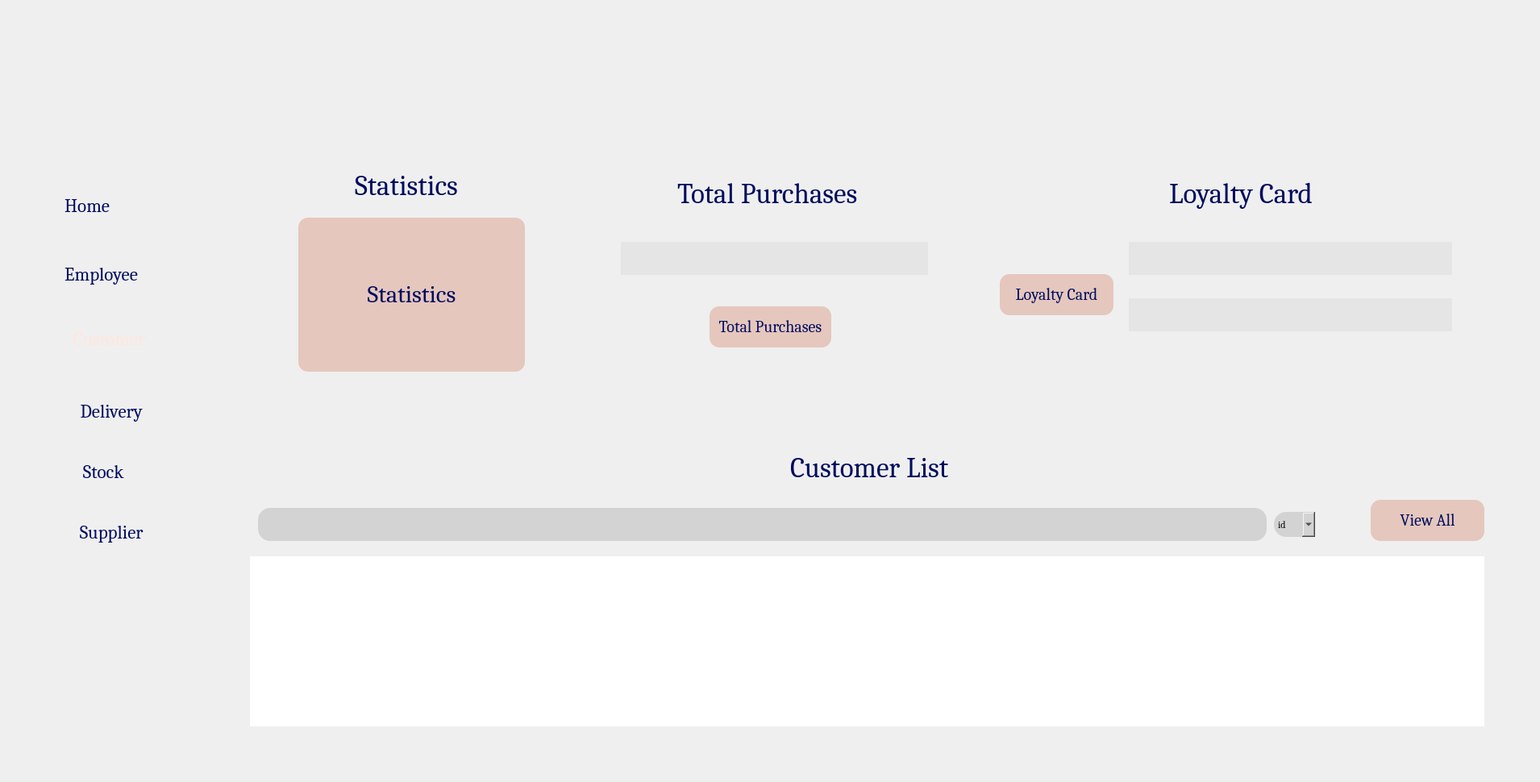
     <widget class="QWidget" name="Client_plus">
      <attribute name="title">
       <string>Client_plus</string>
      </attribute>
      <widget class="QPushButton" name="pushButton_17">
       <property name="geometry">
        <rect>
         <x>300</x>
         <y>50</y>
         <width>71</width>
         <height>51</height>
        </rect>
       </property>
       <property name="text">
        <string/>
       </property>
       <property name="icon">
        <iconset>
         <normaloff>:/img/undo.png</normaloff>:/img/undo.png</iconset>
       </property>
       <property name="iconSize">
        <size>
         <width>35</width>
         <height>35</height>
        </size>
       </property>
       <property name="flat">
        <bool>true</bool>
       </property>
      </widget>
      <widget class="QPushButton" name="log_pushButton_15">
       <property name="geometry">
        <rect>
         <x>30</x>
         <y>870</y>
         <width>91</width>
         <height>61</height>
        </rect>
       </property>
       <property name="font">
        <font>
         <family>Cambria</family>
         <pointsize>-1</pointsize>
        </font>
       </property>
       <property name="mouseTracking">
        <bool>false</bool>
       </property>
       <property name="contextMenuPolicy">
        <enum>Qt::ContextMenuPolicy::DefaultContextMenu</enum>
       </property>
       <property name="acceptDrops">
        <bool>false</bool>
       </property>
       <property name="toolTipDuration">
        <number>-1</number>
       </property>
       <property name="layoutDirection">
        <enum>Qt::LayoutDirection::LeftToRight</enum>
       </property>
       <property name="autoFillBackground">
        <bool>false</bool>
       </property>
       <property name="styleSheet">
        <string notr="true">color:#000c5e;
font-size: 17px;</string>
       </property>
       <property name="text">
        <string/>
       </property>
       <property name="icon">
        <iconset>
         <normaloff>:/img/deconnexion.png</normaloff>:/img/deconnexion.png</iconset>
       </property>
       <property name="iconSize">
        <size>
         <width>55</width>
         <height>100</height>
        </size>
       </property>
       <property name="checkable">
        <bool>false</bool>
       </property>
       <property name="autoRepeat">
        <bool>false</bool>
       </property>
       <property name="autoDefault">
        <bool>false</bool>
       </property>
       <property name="default">
        <bool>false</bool>
       </property>
       <property name="flat">
        <bool>true</bool>
       </property>
      </widget>
      <widget class="QLabel" name="label_47">
       <property name="geometry">
        <rect>
         <x>1620</x>
         <y>40</y>
         <width>61</width>
         <height>61</height>
        </rect>
       </property>
       <property name="text">
        <string/>
       </property>
       <property name="pixmap">
        <pixmap>:/img/picP.png</pixmap>
       </property>
       <property name="scaledContents">
        <bool>true</bool>
       </property>
      </widget>
      <widget class="QPushButton" name="employee_pushButton_8">
       <property name="geometry">
        <rect>
         <x>10</x>
         <y>310</y>
         <width>211</width>
         <height>61</height>
        </rect>
       </property>
       <property name="font">
        <font>
         <family>Cambria</family>
         <pointsize>-1</pointsize>
        </font>
       </property>
       <property name="mouseTracking">
        <bool>false</bool>
       </property>
       <property name="contextMenuPolicy">
        <enum>Qt::ContextMenuPolicy::DefaultContextMenu</enum>
       </property>
       <property name="acceptDrops">
        <bool>false</bool>
       </property>
       <property name="toolTipDuration">
        <number>-1</number>
       </property>
       <property name="autoFillBackground">
        <bool>false</bool>
       </property>
       <property name="styleSheet">
        <string notr="true">color:#000c5e;
font-size: 23px;</string>
       </property>
       <property name="text">
        <string>    Employee</string>
       </property>
       <property name="icon">
        <iconset>
         <normaloff>:/img/employes.png</normaloff>:/img/employes.png</iconset>
       </property>
       <property name="iconSize">
        <size>
         <width>65</width>
         <height>100</height>
        </size>
       </property>
       <property name="autoDefault">
        <bool>false</bool>
       </property>
       <property name="default">
        <bool>false</bool>
       </property>
       <property name="flat">
        <bool>true</bool>
       </property>
      </widget>
      <widget class="QLabel" name="welcomeLabel_8">
       <property name="geometry">
        <rect>
         <x>1700</x>
         <y>40</y>
         <width>171</width>
         <height>51</height>
        </rect>
       </property>
       <property name="font">
        <font>
         <family>Cambria</family>
         <pointsize>-1</pointsize>
        </font>
       </property>
       <property name="styleSheet">
        <string notr="true">color:#000c5e;
font-size: 15px;</string>
       </property>
       <property name="text">
        <string/>
       </property>
      </widget>
      <widget class="QPushButton" name="home_pushButton_8">
       <property name="geometry">
        <rect>
         <x>-40</x>
         <y>230</y>
         <width>261</width>
         <height>51</height>
        </rect>
       </property>
       <property name="font">
        <font>
         <family>Cambria</family>
         <pointsize>-1</pointsize>
        </font>
       </property>
       <property name="mouseTracking">
        <bool>false</bool>
       </property>
       <property name="contextMenuPolicy">
        <enum>Qt::ContextMenuPolicy::DefaultContextMenu</enum>
       </property>
       <property name="acceptDrops">
        <bool>false</bool>
       </property>
       <property name="toolTipDuration">
        <number>-1</number>
       </property>
       <property name="layoutDirection">
        <enum>Qt::LayoutDirection::LeftToRight</enum>
       </property>
       <property name="autoFillBackground">
        <bool>false</bool>
       </property>
       <property name="styleSheet">
        <string notr="true">color:#000c5e;
font-size: 23px;</string>
       </property>
       <property name="text">
        <string>       Home</string>
       </property>
       <property name="icon">
        <iconset>
         <normaloff>:/img/abri (1).png</normaloff>:/img/abri (1).png</iconset>
       </property>
       <property name="iconSize">
        <size>
         <width>55</width>
         <height>100</height>
        </size>
       </property>
       <property name="checkable">
        <bool>false</bool>
       </property>
       <property name="autoRepeat">
        <bool>false</bool>
       </property>
       <property name="autoDefault">
        <bool>false</bool>
       </property>
       <property name="default">
        <bool>false</bool>
       </property>
       <property name="flat">
        <bool>true</bool>
       </property>
      </widget>
      <widget class="QPushButton" name="delivery_pushButton_15">
       <property name="geometry">
        <rect>
         <x>-10</x>
         <y>480</y>
         <width>261</width>
         <height>61</height>
        </rect>
       </property>
       <property name="font">
        <font>
         <family>Cambria</family>
         <pointsize>-1</pointsize>
        </font>
       </property>
       <property name="mouseTracking">
        <bool>false</bool>
       </property>
       <property name="contextMenuPolicy">
        <enum>Qt::ContextMenuPolicy::DefaultContextMenu</enum>
       </property>
       <property name="acceptDrops">
        <bool>false</bool>
       </property>
       <property name="toolTipDuration">
        <number>-1</number>
       </property>
       <property name="layoutDirection">
        <enum>Qt::LayoutDirection::LeftToRight</enum>
       </property>
       <property name="autoFillBackground">
        <bool>false</bool>
       </property>
       <property name="styleSheet">
        <string notr="true">color:#000c5e;
font-size: 23px;</string>
       </property>
       <property name="text">
        <string>        Delivery </string>
       </property>
       <property name="icon">
        <iconset>
         <normaloff>:/img/livraison-rapide (1).png</normaloff>:/img/livraison-rapide (1).png</iconset>
       </property>
       <property name="iconSize">
        <size>
         <width>65</width>
         <height>100</height>
        </size>
       </property>
       <property name="checkable">
        <bool>false</bool>
       </property>
       <property name="autoRepeat">
        <bool>false</bool>
       </property>
       <property name="autoDefault">
        <bool>false</bool>
       </property>
       <property name="default">
        <bool>false</bool>
       </property>
       <property name="flat">
        <bool>true</bool>
       </property>
      </widget>
      <widget class="QLabel" name="label_58">
       <property name="geometry">
        <rect>
         <x>280</x>
         <y>10</y>
         <width>1611</width>
         <height>941</height>
        </rect>
       </property>
       <property name="font">
        <font>
         <family>Cambria</family>
        </font>
       </property>
       <property name="text">
        <string/>
       </property>
       <property name="pixmap">
        <pixmap>:/img/bgW.png</pixmap>
       </property>
       <property name="scaledContents">
        <bool>true</bool>
       </property>
      </widget>
      <widget class="QPushButton" name="customer_pushButton_15">
       <property name="geometry">
        <rect>
         <x>-10</x>
         <y>390</y>
         <width>261</width>
         <height>61</height>
        </rect>
       </property>
       <property name="font">
        <font>
         <family>Cambria</family>
         <pointsize>-1</pointsize>
        </font>
       </property>
       <property name="mouseTracking">
        <bool>false</bool>
       </property>
       <property name="contextMenuPolicy">
        <enum>Qt::ContextMenuPolicy::DefaultContextMenu</enum>
       </property>
       <property name="acceptDrops">
        <bool>false</bool>
       </property>
       <property name="toolTipDuration">
        <number>-1</number>
       </property>
       <property name="layoutDirection">
        <enum>Qt::LayoutDirection::LeftToRight</enum>
       </property>
       <property name="autoFillBackground">
        <bool>false</bool>
       </property>
       <property name="styleSheet">
        <string notr="true">color:#ffe6dc;
font-size: 23px;</string>
       </property>
       <property name="text">
        <string>       Customer </string>
       </property>
       <property name="icon">
        <iconset>
         <normaloff>img/contact (1).png</normaloff>img/contact (1).png</iconset>
       </property>
       <property name="iconSize">
        <size>
         <width>60</width>
         <height>100</height>
        </size>
       </property>
       <property name="checkable">
        <bool>false</bool>
       </property>
       <property name="autoRepeat">
        <bool>false</bool>
       </property>
       <property name="autoDefault">
        <bool>false</bool>
       </property>
       <property name="default">
        <bool>false</bool>
       </property>
       <property name="flat">
        <bool>true</bool>
       </property>
      </widget>
      <widget class="QLabel" name="label_59">
       <property name="geometry">
        <rect>
         <x>0</x>
         <y>0</y>
         <width>1901</width>
         <height>961</height>
        </rect>
       </property>
       <property name="mouseTracking">
        <bool>false</bool>
       </property>
       <property name="acceptDrops">
        <bool>true</bool>
       </property>
       <property name="text">
        <string/>
       </property>
       <property name="pixmap">
        <pixmap>:/img/bg.png</pixmap>
       </property>
       <property name="scaledContents">
        <bool>true</bool>
       </property>
      </widget>
      <widget class="QPushButton" name="supplier_pushButton_15">
       <property name="geometry">
        <rect>
         <x>-10</x>
         <y>630</y>
         <width>261</width>
         <height>61</height>
        </rect>
       </property>
       <property name="font">
        <font>
         <family>Cambria</family>
         <pointsize>-1</pointsize>
        </font>
       </property>
       <property name="mouseTracking">
        <bool>false</bool>
       </property>
       <property name="contextMenuPolicy">
        <enum>Qt::ContextMenuPolicy::DefaultContextMenu</enum>
       </property>
       <property name="acceptDrops">
        <bool>false</bool>
       </property>
       <property name="toolTipDuration">
        <number>-1</number>
       </property>
       <property name="layoutDirection">
        <enum>Qt::LayoutDirection::LeftToRight</enum>
       </property>
       <property name="autoFillBackground">
        <bool>false</bool>
       </property>
       <property name="styleSheet">
        <string notr="true">color:#000c5e;
font-size: 23px;</string>
       </property>
       <property name="text">
        <string>       Supplier</string>
       </property>
       <property name="icon">
        <iconset>
         <normaloff>:/img/courrier.png</normaloff>:/img/courrier.png</iconset>
       </property>
       <property name="iconSize">
        <size>
         <width>65</width>
         <height>100</height>
        </size>
       </property>
       <property name="checkable">
        <bool>false</bool>
       </property>
       <property name="autoRepeat">
        <bool>false</bool>
       </property>
       <property name="autoDefault">
        <bool>false</bool>
       </property>
       <property name="default">
        <bool>false</bool>
       </property>
       <property name="flat">
        <bool>true</bool>
       </property>
      </widget>
      <widget class="QLabel" name="label_60">
       <property name="geometry">
        <rect>
         <x>290</x>
         <y>170</y>
         <width>461</width>
         <height>381</height>
        </rect>
       </property>
       <property name="text">
        <string/>
       </property>
       <property name="pixmap">
        <pixmap>:/img/stat.png</pixmap>
       </property>
       <property name="scaledContents">
        <bool>true</bool>
       </property>
      </widget>
      <widget class="QLabel" name="label_61">
       <property name="geometry">
        <rect>
         <x>40</x>
         <y>10</y>
         <width>161</width>
         <height>151</height>
        </rect>
       </property>
       <property name="text">
        <string/>
       </property>
       <property name="pixmap">
        <pixmap>:/img/logoG.png</pixmap>
       </property>
       <property name="scaledContents">
        <bool>true</bool>
       </property>
      </widget>
      <widget class="QPushButton" name="statistique_2">
       <property name="geometry">
        <rect>
         <x>370</x>
         <y>270</y>
         <width>281</width>
         <height>191</height>
        </rect>
       </property>
       <property name="font">
        <font>
         <family>Cambria</family>
         <pointsize>-1</pointsize>
        </font>
       </property>
       <property name="styleSheet">
        <string notr="true">#statistique_2 {
    color: #000c5e; /* Default text color */
    font-size: 30px;
    background-color: #e5c7bd; /* Default background color */
    border: 0px solid;
    border-radius: 12px;
    box-sizing: border-box;
    transition: background-color 0.3s, transform 0.1s ease; /* Smooth animation for hover and press effects */
}

#statistique_2:hover {
    background-color: #d4b3a7; /* Slightly darker shade for hover effect */
    color: #000944; /* Slightly darker text color for hover */
    cursor: pointer; /* Changes cursor to pointer */
}

#statistique_2:pressed {
    background-color: #c49f94; /* Even darker shade for pressed effect */
    color: #000722; /* Darker text color for pressed */
    transform: scale(0.95); /* Makes the button slightly smaller on press */
}
</string>
       </property>
       <property name="text">
        <string>Statistics</string>
       </property>
       <property name="icon">
        <iconset>
         <normaloff>:/img/diagramme-circulaire.png</normaloff>:/img/diagramme-circulaire.png</iconset>
       </property>
       <property name="iconSize">
        <size>
         <width>85</width>
         <height>85</height>
        </size>
       </property>
       <property name="autoRepeat">
        <bool>false</bool>
       </property>
       <property name="flat">
        <bool>true</bool>
       </property>
      </widget>
      <widget class="QLabel" name="create_employee_9">
       <property name="geometry">
        <rect>
         <x>440</x>
         <y>210</y>
         <width>141</width>
         <height>41</height>
        </rect>
       </property>
       <property name="font">
        <font>
         <family>Cambria</family>
         <pointsize>-1</pointsize>
        </font>
       </property>
       <property name="styleSheet">
        <string notr="true">color:#000c5e;
font-size: 35px;</string>
       </property>
       <property name="text">
        <string>Statistics</string>
       </property>
      </widget>
      <widget class="QLabel" name="label_62">
       <property name="geometry">
        <rect>
         <x>0</x>
         <y>390</y>
         <width>281</width>
         <height>71</height>
        </rect>
       </property>
       <property name="text">
        <string/>
       </property>
       <property name="pixmap">
        <pixmap>:/img/blue.png</pixmap>
       </property>
       <property name="scaledContents">
        <bool>true</bool>
       </property>
      </widget>
      <widget class="QPushButton" name="stock_pushButton_15">
       <property name="geometry">
        <rect>
         <x>-20</x>
         <y>560</y>
         <width>261</width>
         <height>51</height>
        </rect>
       </property>
       <property name="font">
        <font>
         <family>Cambria</family>
         <pointsize>-1</pointsize>
        </font>
       </property>
       <property name="mouseTracking">
        <bool>false</bool>
       </property>
       <property name="contextMenuPolicy">
        <enum>Qt::ContextMenuPolicy::DefaultContextMenu</enum>
       </property>
       <property name="acceptDrops">
        <bool>false</bool>
       </property>
       <property name="toolTipDuration">
        <number>-1</number>
       </property>
       <property name="layoutDirection">
        <enum>Qt::LayoutDirection::LeftToRight</enum>
       </property>
       <property name="autoFillBackground">
        <bool>false</bool>
       </property>
       <property name="styleSheet">
        <string notr="true">color:#000c5e;
font-size: 23px;</string>
       </property>
       <property name="text">
        <string>       Stock</string>
       </property>
       <property name="icon">
        <iconset>
         <normaloff>:/img/logistics-delivery.png</normaloff>:/img/logistics-delivery.png</iconset>
       </property>
       <property name="iconSize">
        <size>
         <width>70</width>
         <height>100</height>
        </size>
       </property>
       <property name="checkable">
        <bool>false</bool>
       </property>
       <property name="autoRepeat">
        <bool>false</bool>
       </property>
       <property name="autoDefault">
        <bool>false</bool>
       </property>
       <property name="default">
        <bool>false</bool>
       </property>
       <property name="flat">
        <bool>true</bool>
       </property>
      </widget>
      <widget class="QLabel" name="label_10">
       <property name="geometry">
        <rect>
         <x>290</x>
         <y>530</y>
         <width>1611</width>
         <height>411</height>
        </rect>
       </property>
       <property name="text">
        <string/>
       </property>
       <property name="pixmap">
        <pixmap>:/img/crudbg.png</pixmap>
       </property>
       <property name="scaledContents">
        <bool>true</bool>
       </property>
      </widget>
      <widget class="QTableView" name="affichage_3">
       <property name="geometry">
        <rect>
         <x>310</x>
         <y>690</y>
         <width>1531</width>
         <height>211</height>
        </rect>
       </property>
       <property name="font">
        <font>
         <family>Cambria</family>
        </font>
       </property>
       <property name="styleSheet">
        <string notr="true">QTableView {
    background-color: white;
    color: #333333;
    border: none;
    selection-background-color: #c0e4f7;
}

QTableView::item {
    padding: 8px;
}

QTableView::item:selected {
    background-color: #eeeeee;
    color: black;
    font-family: Arial;
}

QHeaderView::section {
    background-color: #000c5e  ; /* Changed to the new color */
    color: #e5c7bd; /* Changed font color */
    font-family: Arial;
    font-weight: bold;
    font-size: 13px;
    padding: 8px;
    border: none;
}

QTableView::horizontalHeader {
    background-color: #000c5e  ; /* Changed to the new color */
    color: #e5c7bd; /* Changed font color */
    padding: 8px; /* Ensures padding is consistent */
}

QTableView::verticalHeader {
    background-color: #000c5e  ; /* Changed to the new color */
    color: #e5c7bd; /* Changed font color */
    border: none;
    padding: 8px; /* Ensures padding is consistent */
}

QTableView QScrollBar:vertical {
    background-color: #ffffff;
    width: 10px;
}

QTableView QScrollBar::handle:vertical {
    background-color: #eeeeee;
    border-radius: 5px;
}

QTableView QScrollBar::add-line:vertical, QTableView QScrollBar::sub-line:vertical {
    background-color: #ffffff;
    height: 10px;
}

QTableView QScrollBar::add-page:vertical, QTableView QScrollBar::sub-page:vertical {
    background-color: #ffffff;
}

QTableView::verticalHeader::section {
    border-right: none;
}

/* Adjust the row height and column width for wider lines */
QTableView::item {
    min-height: 40px; /* Adjust this value as needed */
}

QTableView::column {
    width: 100%; /* Make columns take full width */
}</string>
       </property>
      </widget>
      <widget class="QLineEdit" name="seach_cong2_3">
       <property name="geometry">
        <rect>
         <x>320</x>
         <y>630</y>
         <width>1251</width>
         <height>41</height>
        </rect>
       </property>
       <property name="styleSheet">
        <string notr="true">
border: 0px solid ; /* Light gray border */
 border-radius: 15px;
  box-sizing: border-box;
  background-color:#D3D3D3; /* Light gray background */

</string>
       </property>
      </widget>
      <widget class="QPushButton" name="view_2">
       <property name="geometry">
        <rect>
         <x>1700</x>
         <y>620</y>
         <width>141</width>
         <height>51</height>
        </rect>
       </property>
       <property name="font">
        <font>
         <family>Cambria</family>
         <pointsize>-1</pointsize>
        </font>
       </property>
       <property name="styleSheet">
        <string notr="true">#view_2{
    color: #000c5e; /* Default text color */
    font-size: 20px;
    background-color: #e5c7bd; /* Default background color */
    border: 0px solid;
    border-radius: 12px;
    box-sizing: border-box;
    transition: background-color 0.3s, transform 0.1s ease; /* Smooth animation for hover and press effects */
}

#view_2:hover {
    background-color: #d4b3a7; /* Slightly darker shade for hover effect */
    color: #000944; /* Slightly darker text color for hover */
    cursor: pointer; /* Changes cursor to pointer */
}

#view_2:pressed {
    background-color: #c49f94; /* Even darker shade for pressed effect */
    color: #000722; /* Darker text color for pressed */
    transform: scale(0.95); /* Makes the button slightly smaller on press */
}
</string>
       </property>
       <property name="text">
        <string>View All</string>
       </property>
       <property name="autoRepeat">
        <bool>false</bool>
       </property>
       <property name="flat">
        <bool>true</bool>
       </property>
      </widget>
      <widget class="QPushButton" name="refrech_conggg_3">
       <property name="geometry">
        <rect>
         <x>1640</x>
         <y>620</y>
         <width>51</width>
         <height>51</height>
        </rect>
       </property>
       <property name="styleSheet">
        <string notr="true"/>
       </property>
       <property name="text">
        <string/>
       </property>
       <property name="icon">
        <iconset>
         <normaloff>:/img/mettre-a-jour-les-fleches.png</normaloff>:/img/mettre-a-jour-les-fleches.png</iconset>
       </property>
       <property name="iconSize">
        <size>
         <width>36</width>
         <height>36</height>
        </size>
       </property>
       <property name="flat">
        <bool>true</bool>
       </property>
      </widget>
      <widget class="QPushButton" name="rechercher_2">
       <property name="geometry">
        <rect>
         <x>1520</x>
         <y>630</y>
         <width>41</width>
         <height>41</height>
        </rect>
       </property>
       <property name="text">
        <string/>
       </property>
       <property name="icon">
        <iconset>
         <normaloff>:/img/chercher.png</normaloff>:/img/chercher.png</iconset>
       </property>
       <property name="iconSize">
        <size>
         <width>40</width>
         <height>40</height>
        </size>
       </property>
       <property name="flat">
        <bool>true</bool>
       </property>
      </widget>
      <widget class="QComboBox" name="comboBox_rech_3">
       <property name="geometry">
        <rect>
         <x>1580</x>
         <y>635</y>
         <width>51</width>
         <height>31</height>
        </rect>
       </property>
       <property name="font">
        <font>
         <family>Cambria</family>
        </font>
       </property>
       <property name="styleSheet">
        <string notr="true">
border: 0px solid ; /* Light gray border */
 border-radius: 15px;
  box-sizing: border-box;
  background-color:#D3D3D3; /* Light gray background */

</string>
       </property>
       <item>
        <property name="text">
         <string>id</string>
        </property>
       </item>
       <item>
        <property name="text">
         <string>nom</string>
        </property>
       </item>
       <item>
        <property name="text">
         <string>telephone</string>
        </property>
       </item>
      </widget>
      <widget class="QLabel" name="create_employee_10">
       <property name="geometry">
        <rect>
         <x>980</x>
         <y>560</y>
         <width>221</width>
         <height>41</height>
        </rect>
       </property>
       <property name="font">
        <font>
         <family>Cambria</family>
         <pointsize>-1</pointsize>
        </font>
       </property>
       <property name="styleSheet">
        <string notr="true">color:#000c5e;
font-size: 35px;</string>
       </property>
       <property name="text">
        <string>Customer List</string>
       </property>
      </widget>
      <widget class="QLabel" name="label_63">
       <property name="geometry">
        <rect>
         <x>740</x>
         <y>170</y>
         <width>461</width>
         <height>381</height>
        </rect>
       </property>
       <property name="text">
        <string/>
       </property>
       <property name="pixmap">
        <pixmap>:/img/stat.png</pixmap>
       </property>
       <property name="scaledContents">
        <bool>true</bool>
       </property>
      </widget>
      <widget class="QLineEdit" name="clientNameLineEdit_2">
       <property name="geometry">
        <rect>
         <x>770</x>
         <y>300</y>
         <width>381</width>
         <height>41</height>
        </rect>
       </property>
       <property name="styleSheet">
        <string notr="true">background-color:#e5e5e5;
border: 0px solid ;
  border-radius: 1px;</string>
       </property>
      </widget>
      <widget class="QPushButton" name="total_Achats_2">
       <property name="geometry">
        <rect>
         <x>880</x>
         <y>380</y>
         <width>151</width>
         <height>51</height>
        </rect>
       </property>
       <property name="font">
        <font>
         <family>Cambria</family>
         <pointsize>-1</pointsize>
        </font>
       </property>
       <property name="styleSheet">
        <string notr="true">#total_Achats_2{
    color: #000c5e; /* Default text color */
    font-size: 20px;
    background-color: #e5c7bd; /* Default background color */
    border: 0px solid;
    border-radius: 12px;
    box-sizing: border-box;
    transition: background-color 0.3s, transform 0.1s ease; /* Smooth animation for hover and press effects */
}

#total_Achats_2:hover {
    background-color: #d4b3a7; /* Slightly darker shade for hover effect */
    color: #000944; /* Slightly darker text color for hover */
    cursor: pointer; /* Changes cursor to pointer */
}

#total_Achats_2:pressed {
    background-color: #c49f94; /* Even darker shade for pressed effect */
    color: #000722; /* Darker text color for pressed */
    transform: scale(0.95); /* Makes the button slightly smaller on press */
}
</string>
       </property>
       <property name="text">
        <string>Total Purchases</string>
       </property>
       <property name="autoRepeat">
        <bool>false</bool>
       </property>
       <property name="flat">
        <bool>true</bool>
       </property>
      </widget>
      <widget class="QLabel" name="label_64">
       <property name="geometry">
        <rect>
         <x>1190</x>
         <y>170</y>
         <width>711</width>
         <height>381</height>
        </rect>
       </property>
       <property name="text">
        <string/>
       </property>
       <property name="pixmap">
        <pixmap>:/img/stat.png</pixmap>
       </property>
       <property name="scaledContents">
        <bool>true</bool>
       </property>
      </widget>
      <widget class="QLineEdit" name="nomClient_2">
       <property name="geometry">
        <rect>
         <x>1400</x>
         <y>300</y>
         <width>401</width>
         <height>41</height>
        </rect>
       </property>
       <property name="styleSheet">
        <string notr="true">background-color:#e5e5e5;
border: 0px solid ;
  border-radius: 1px;</string>
       </property>
      </widget>
      <widget class="QLineEdit" name="prix_2">
       <property name="geometry">
        <rect>
         <x>1400</x>
         <y>370</y>
         <width>401</width>
         <height>41</height>
        </rect>
       </property>
       <property name="styleSheet">
        <string notr="true">background-color:#e5e5e5;
border: 0px solid ;
  border-radius: 1px;</string>
       </property>
      </widget>
      <widget class="QPushButton" name="cardfidelite_2">
       <property name="geometry">
        <rect>
         <x>1240</x>
         <y>340</y>
         <width>141</width>
         <height>51</height>
        </rect>
       </property>
       <property name="font">
        <font>
         <family>Cambria</family>
         <pointsize>-1</pointsize>
        </font>
       </property>
       <property name="styleSheet">
        <string notr="true">#cardfidelite_2{
    color: #000c5e; /* Default text color */
    font-size: 20px;
    background-color: #e5c7bd; /* Default background color */
    border: 0px solid;
    border-radius: 12px;
    box-sizing: border-box;
    transition: background-color 0.3s, transform 0.1s ease; /* Smooth animation for hover and press effects */
}

#cardfidelite_2:hover {
    background-color: #d4b3a7; /* Slightly darker shade for hover effect */
    color: #000944; /* Slightly darker text color for hover */
    cursor: pointer; /* Changes cursor to pointer */
}

#cardfidelite_2:pressed {
    background-color: #c49f94; /* Even darker shade for pressed effect */
    color: #000722; /* Darker text color for pressed */
    transform: scale(0.95); /* Makes the button slightly smaller on press */
}
</string>
       </property>
       <property name="text">
        <string>Loyalty Card</string>
       </property>
       <property name="autoRepeat">
        <bool>false</bool>
       </property>
       <property name="flat">
        <bool>true</bool>
       </property>
      </widget>
      <widget class="QLabel" name="create_employee_11">
       <property name="geometry">
        <rect>
         <x>840</x>
         <y>220</y>
         <width>241</width>
         <height>41</height>
        </rect>
       </property>
       <property name="font">
        <font>
         <family>Cambria</family>
         <pointsize>-1</pointsize>
        </font>
       </property>
       <property name="styleSheet">
        <string notr="true">color:#000c5e;
font-size: 35px;</string>
       </property>
       <property name="text">
        <string>Total Purchases</string>
       </property>
      </widget>
      <widget class="QLabel" name="create_employee_12">
       <property name="geometry">
        <rect>
         <x>1450</x>
         <y>220</y>
         <width>191</width>
         <height>41</height>
        </rect>
       </property>
       <property name="font">
        <font>
         <family>Cambria</family>
         <pointsize>-1</pointsize>
        </font>
       </property>
       <property name="styleSheet">
        <string notr="true">color:#000c5e;
font-size: 35px;</string>
       </property>
       <property name="text">
        <string>Loyalty Card</string>
       </property>
      </widget>
      <zorder>label_59</zorder>
      <zorder>label_58</zorder>
      <zorder>pushButton_17</zorder>
      <zorder>log_pushButton_15</zorder>
      <zorder>employee_pushButton_8</zorder>
      <zorder>home_pushButton_8</zorder>
      <zorder>delivery_pushButton_15</zorder>
      <zorder>supplier_pushButton_15</zorder>
      <zorder>label_60</zorder>
      <zorder>label_61</zorder>
      <zorder>statistique_2</zorder>
      <zorder>label_62</zorder>
      <zorder>stock_pushButton_15</zorder>
      <zorder>label_47</zorder>
      <zorder>create_employee_9</zorder>
      <zorder>customer_pushButton_15</zorder>
      <zorder>welcomeLabel_8</zorder>
      <zorder>label_10</zorder>
      <zorder>affichage_3</zorder>
      <zorder>seach_cong2_3</zorder>
      <zorder>view_2</zorder>
      <zorder>refrech_conggg_3</zorder>
      <zorder>rechercher_2</zorder>
      <zorder>comboBox_rech_3</zorder>
      <zorder>create_employee_10</zorder>
      <zorder>label_63</zorder>
      <zorder>clientNameLineEdit_2</zorder>
      <zorder>total_Achats_2</zorder>
      <zorder>label_64</zorder>
      <zorder>nomClient_2</zorder>
      <zorder>prix_2</zorder>
      <zorder>cardfidelite_2</zorder>
      <zorder>create_employee_11</zorder>
      <zorder>create_employee_12</zorder>
     </widget>
